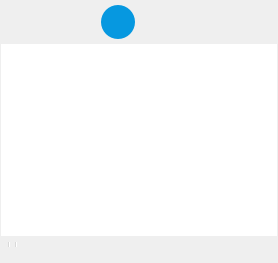
  <widget class="OBSDock" name="scenesDock">
   <property name="features">
    <set>QDockWidget::DockWidgetClosable|QDockWidget::DockWidgetFloatable|QDockWidget::DockWidgetMovable</set>
   </property>
   <property name="windowTitle">
    <string>Basic.Main.Scenes</string>
   </property>
   <attribute name="dockWidgetArea">
    <number>8</number>
   </attribute>
   <widget class="QWidget" name="dockWidgetContents_2">
    <layout class="QVBoxLayout" name="verticalLayout_6">
     <property name="spacing">
      <number>0</number>
     </property>
     <property name="leftMargin">
      <number>1</number>
     </property>
     <property name="topMargin">
      <number>0</number>
     </property>
     <property name="rightMargin">
      <number>1</number>
     </property>
     <property name="bottomMargin">
      <number>1</number>
     </property>
     <item>
      <widget class="QFrame" name="scenesFrame">
       <layout class="QVBoxLayout" name="verticalLayout_12">
        <property name="spacing">
         <number>0</number>
        </property>
        <property name="leftMargin">
         <number>0</number>
        </property>
        <property name="topMargin">
         <number>0</number>
        </property>
        <property name="rightMargin">
      <number>0</number>
     </property>
         <item>
          <widget class="QWidget" name="customActionsContainer">
           <property name="sizePolicy">
            <sizepolicy hsizetype="Preferred" vsizetype="Fixed">
             <horstretch>0</horstretch>
             <verstretch>0</verstretch>
            </sizepolicy>
           </property>
           <layout class="QHBoxLayout" name="horizontalLayout_customActions">
            <property name="spacing">
             <number>10</number>
            </property>
            <property name="topMargin">
             <number>5</number>
            </property>
            <property name="bottomMargin">
             <number>5</number>
            </property>
            <item>
             <widget class="QPushButton" name="actionCustomAddSource">
              <property name="toolTip">
               <string>Add Source</string>
              </property>
              <property name="text"><string /></property>
              <property name="fixedSize">
               <size>
                <width>37</width>
                <height>37</height>
               </size>
              </property>
              <property name="iconSize">
               <size>
                <width>18</width>
                <height>18</height>
               </size>
              </property>
              <property name="icon">
               <iconset resource="obs.qrc">
                <normaloff>:/res/images/plus.svg</normaloff>
               </iconset>
              </property>
              <property name="styleSheet">
               <string>
               QPushButton {
    background-color: transparent;
    border-radius: 14px;
    border: none;
    padding: 0px;
}
QPushButton:hover {
    background-color: rgba(255, 255, 255, 30);
}</string>
              </property>
             </widget>
            </item>
            <item>
             <spacer name="horizontalSpacer_customActions_left">
              <property name="orientation">
               <enum>Qt::Horizontal</enum>
              </property>
             </spacer>
            </item>
            <item>
               <widget class="QPushButton" name="actionCustomRecord">
                <property name="toolTip">
                 <string>Record Video</string>
                </property>
                <property name="text"><string /></property>
                <property name="fixedSize">
                 <size>
                  <width>37</width>
                  <height>37</height>
                 </size>
                </property>
                <property name="iconSize">
                 <size>
                  <width>26</width>
                  <height>26</height>
                 </size>
                </property>
                <property name="icon">
                 <iconset resource="obs.qrc">
                  <normaloff>:/res/images/custom_video.svg</normaloff>
                 </iconset>
                </property>
                <property name="checkable">
                 <bool>true</bool>
                </property>
                <property name="styleSheet">
                 <string>
QPushButton {
    background-color: transparent;
    border-radius: 14px;
    border: none;
    padding: 0px;
}
QPushButton:hover {
    background-color: rgba(255, 255, 255, 20);
}
QPushButton:checked {
    background-color: rgba(255, 0, 0, 100);
}
                 </string>
                </property>
                <property name="cursor">
                 <cursorShape>PointingHandCursor</cursorShape>
                </property>
               </widget>
            </item>
            <item>
               <widget class="QPushButton" name="actionCustomStream">
                <property name="toolTip">
                 <string>Broadcast</string>
                </property>
                <property name="text"><string /></property>
                <property name="fixedSize">
                 <size>
                  <width>37</width>
                  <height>37</height>
                 </size>
                </property>
                <property name="iconSize">
                 <size>
                  <width>26</width>
                  <height>26</height>
                 </size>
                </property>
                <property name="icon">
                 <iconset resource="obs.qrc">
                  <normaloff>:/res/images/custom_stream.svg</normaloff>
                 </iconset>
                </property>
                <property name="styleSheet">
                 <string>
QPushButton {
    background-color: #0698e0;
    border-radius: 17px;
    border: none;
    padding: 0px;
    min-width: 34px;
    min-height: 34px;
    max-width: 34px;
    max-height: 34px;
}
QPushButton:hover {
    background-color: #069ef0;
}
</string>
                </property>
                <property name="cursor">
                 <cursorShape>PointingHandCursor</cursorShape>
                </property>
               </widget>
            </item>
            <item>
               <widget class="QPushButton" name="actionCustomScreenshot">
                <property name="toolTip">
                 <string>Take Snapshot</string>
                </property>
                <property name="text"><string /></property>
                <property name="fixedSize">
                 <size>
                  <width>37</width>
                  <height>37</height>
                 </size>
                </property>
                <property name="iconSize">
                 <size>
                  <width>26</width>
                  <height>26</height>
                 </size>
                </property>
                <property name="icon">
                 <iconset resource="obs.qrc">
                  <normaloff>:/res/images/custom_camera.svg</normaloff>
                 </iconset>
                </property>
                <property name="styleSheet">
                 <string>
QPushButton {
    background-color: transparent;
    border-radius: 14px;
    border: none;
    padding: 0px;
}
QPushButton:hover {
    background-color: rgba(255, 255, 255, 20);
}
                 </string>
                </property>
                <property name="cursor">
                 <cursorShape>PointingHandCursor</cursorShape>
                </property>
               </widget>
            </item>
            <item>
             <spacer name="horizontalSpacer_customActions_right">
              <property name="orientation">
               <enum>Qt::Horizontal</enum>
              </property>
             </spacer>
            </item>
            <item>
               <widget class="QPushButton" name="actionCustomStudioMode">
                <property name="toolTip">
                 <string>Studio Mode</string>
                </property>
                <property name="text"><string /></property>
                <property name="fixedSize">
                 <size>
                  <width>37</width>
                  <height>37</height>
                 </size>
                </property>
                <property name="iconSize">
                 <size>
                  <width>26</width>
                  <height>26</height>
                 </size>
                </property>
                <property name="icon">
                 <iconset resource="obs.qrc">
                  <normaloff>:/res/images/custom_studiomode.svg</normaloff>
                 </iconset>
                </property>
                <property name="styleSheet">
                 <string>
QPushButton {
    background-color: transparent;
    border-radius: 14px;
    border: none;
    padding: 0px;
}
QPushButton:hover {
    background-color: rgba(255, 255, 255, 20);
}
                 </string>
                </property>
                <property name="cursor">
                 <cursorShape>PointingHandCursor</cursorShape>
                </property>
               </widget>
            </item>
            <item>
               <widget class="QPushButton" name="actionCustomSettings">
                <property name="toolTip">
                 <string>Settings</string>
                </property>
                <property name="text"><string /></property>
                <property name="fixedSize">
                 <size>
                  <width>37</width>
                  <height>37</height>
                 </size>
                </property>
                <property name="iconSize">
                 <size>
                  <width>26</width>
                  <height>26</height>
                 </size>
                </property>
                <property name="icon">
                 <iconset resource="obs.qrc">
                  <normaloff>:/res/images/custom_settings.svg</normaloff>
                 </iconset>
                </property>
                <property name="styleSheet">
                 <string>
QPushButton {
    background-color: transparent;
    border-radius: 14px;
    border: none;
    padding: 0px;
}
QPushButton:hover {
    background-color: rgba(255, 255, 255, 20);
}
                 </string>
                </property>
                <property name="cursor">
                 <cursorShape>PointingHandCursor</cursorShape>
                </property>
               </widget>
            </item>
           </layout>
          </widget>
         </item>
        <item>
         <widget class="SceneTree" name="scenes">
          <property name="sizePolicy">
           <sizepolicy hsizetype="Preferred" vsizetype="Expanding">
            <horstretch>0</horstretch>
            <verstretch>0</verstretch>
           </sizepolicy>
          </property>
          <property name="contextMenuPolicy">
           <enum>Qt::CustomContextMenu</enum>
          </property>
          <property name="frameShape">
           <enum>QFrame::NoFrame</enum>
          </property>
          <property name="frameShadow">
           <enum>QFrame::Plain</enum>
          </property>
          <property name="showDropIndicator" stdset="0">
           <bool>true</bool>
          </property>
          <property name="dragEnabled">
           <bool>true</bool>
          </property>
          <property name="dragDropMode">
           <enum>QAbstractItemView::InternalMove</enum>
          </property>
          <property name="defaultDropAction">
           <enum>Qt::TargetMoveAction</enum>
          </property>
          
          <property name="spacing">
           <number>0</number>
          </property>
          <addaction name="actionRemoveScene" />
         </widget>
        </item>
        <item>
         <spacer name="scenesFixedSizeHSpacer">
          <property name="orientation">
           <enum>Qt::Horizontal</enum>
          </property>
          <property name="sizeType">
           <enum>QSizePolicy::Fixed</enum>
          </property>
          <property name="sizeHint" stdset="0">
           <size>
            <width>150</width>
            <height>0</height>
           </size>
          </property>
         </spacer>
        </item>
       <item><widget class="QToolBar" name="scenesToolbar">
          <property name="sizePolicy">
           <sizepolicy hsizetype="Preferred" vsizetype="Preferred">
            <horstretch>0</horstretch>
            <verstretch>0</verstretch>
           </sizepolicy>
          </property>
          <property name="iconSize">
           <size>
            <width>16</width>
            <height>16</height>
           </size>
          </property>
          <property name="floatable">
           <bool>false</bool>
          </property>
          <addaction name="actionAddScene" />
          <addaction name="actionRemoveScene" />
          <addaction name="separator" />
          <addaction name="actionSceneFilters" />
          <addaction name="separator" />
          <addaction name="actionSceneUp" />
          <addaction name="actionSceneDown" />
         </widget>
        </item></layout>
      </widget>
     </item>
    </layout>
   </widget>
  </widget>
